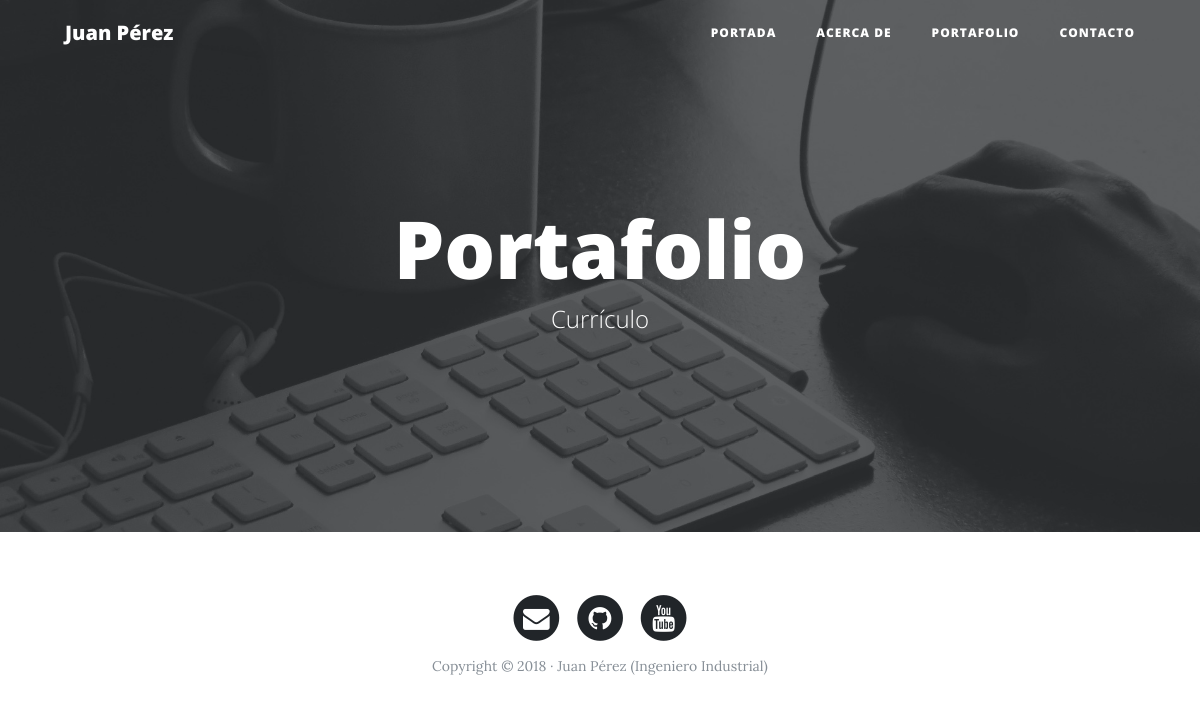
Page /portfolio on the earlier database version.
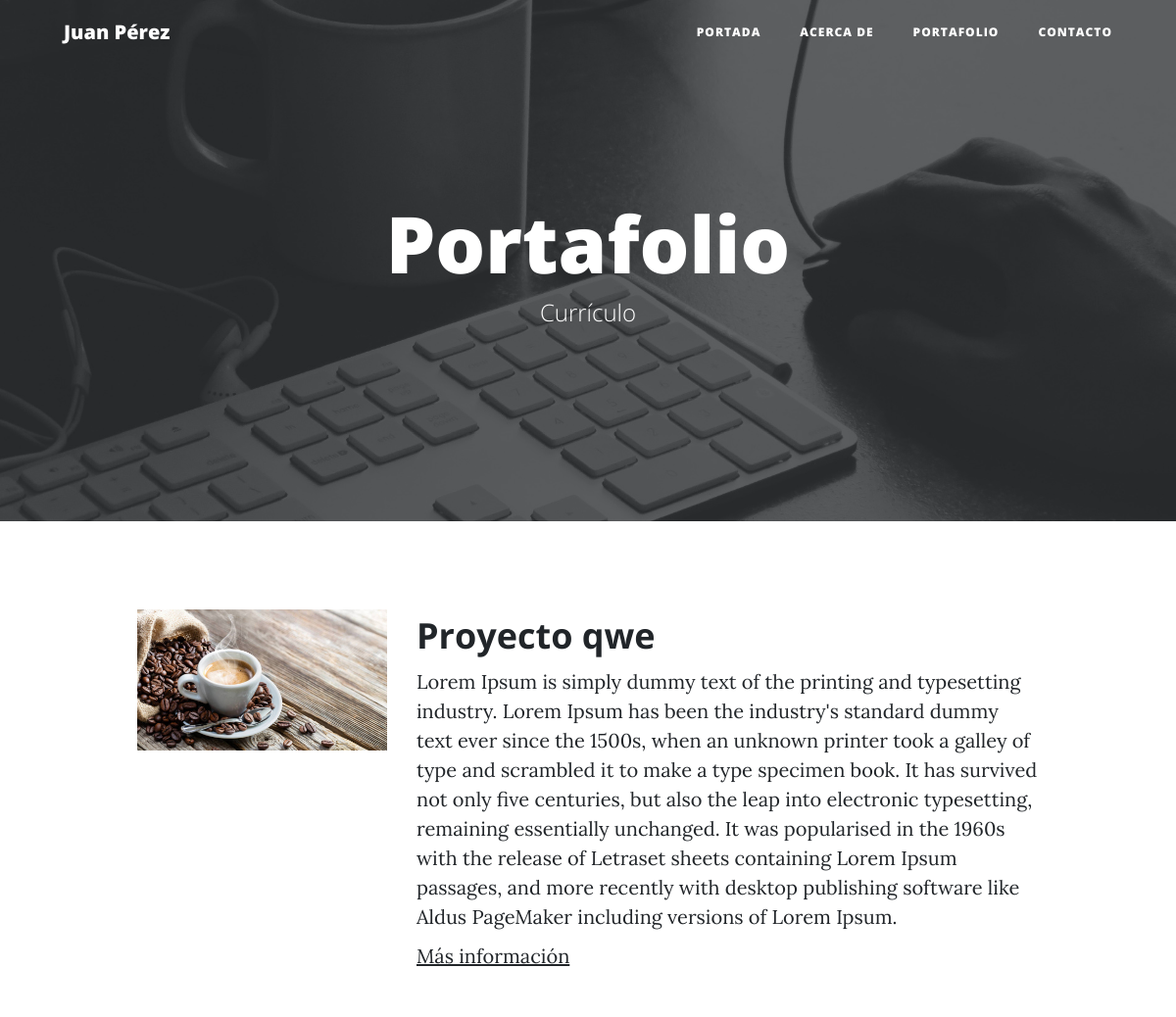
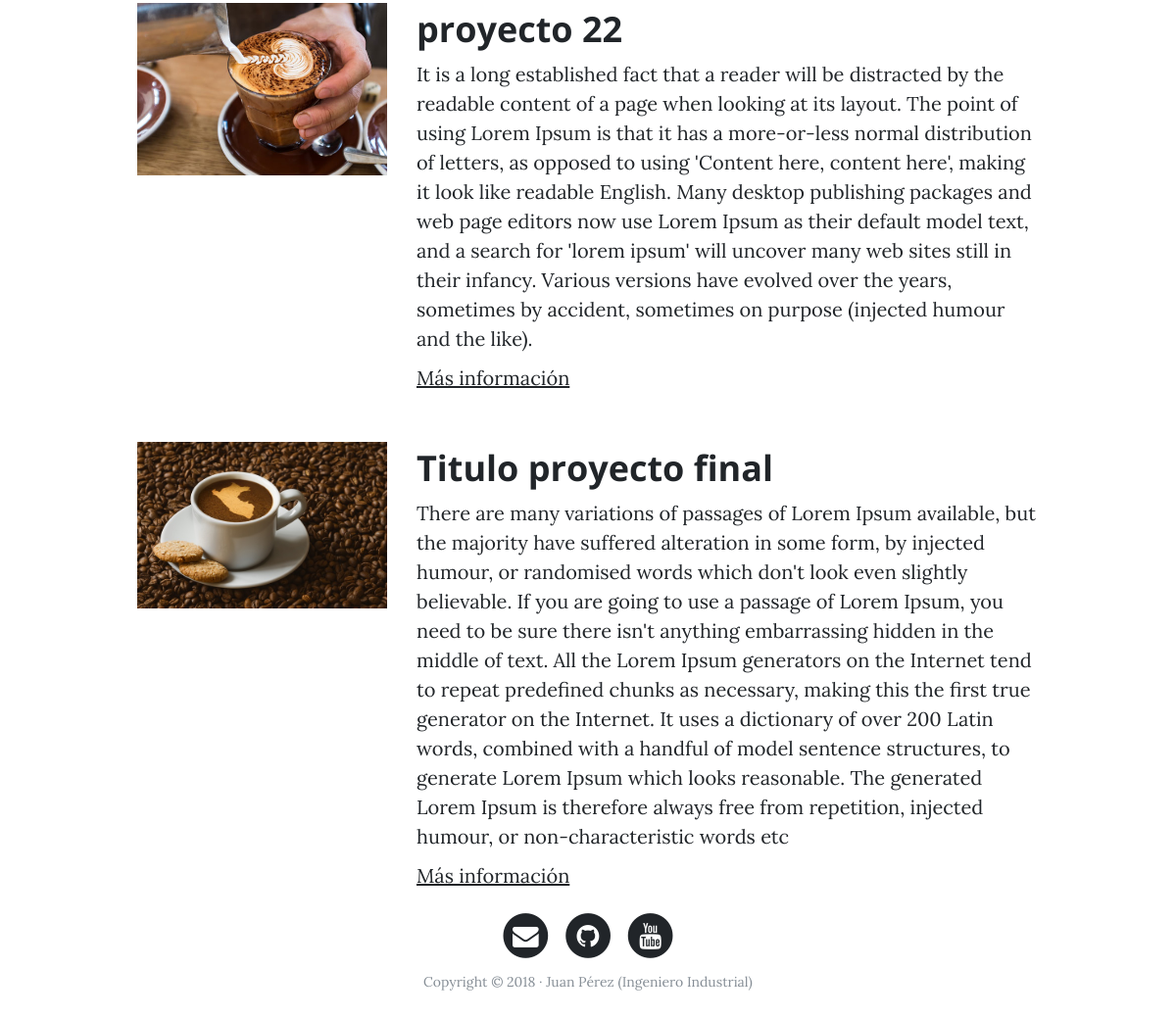
Same page on the later database version (2 pictures, top to bottom).
### portafolio/models.py (models this page shows, shortened)
class Project(models.Model):
	titulo=models.CharField(max_length=30,verbose_name='Titulo del Proyecto')
	descripcion=models.TextField()
	imagen=models.ImageField(upload_to='proyectos')
	link=models.URLField(null=True,blank=True,verbose_name='URL del proyecto')
	create=models.DateTimeField(auto_now_add=True,verbose_name='Fecha de Creación')
	update=models.DateTimeField(auto_now=True,verbose_name='Fecha de Actualización')
	class Meta:
		verbose_name='Proyecto'
		verbose_name_plural='Mis Proyectos'

### portafolio/views.py (the view)
# urls.py: path('portfolio',portafolio_views.portafolio, name='portfolio'),
def portafolio(request):
	proyectos=Project.objects.all()
	return render(request,"core/portfolio.html",{'proyectos':proyectos})

### core/templates/core/portfolio.html (shortened to what this page needs)
  {% extends "core/base.html" %}
  {% load static %}
  {% block bgimagen %}{% static 'core/img/home-bg.jpg' %}{% endblock %}
  {% block header %}
    <h1>Portafolio</h1>
	<span class="subheading">Currículo</span>
  {% endblock header %}
  {% block content %}
	    <div class="container">
	    {% for proyecto in proyectos %}
	      <div class="row project">
	      	<div class="col-lg-3 col-md-4 offset-lg-1">
			      <img class="img-fluid" src="{{proyecto.imagen.url}}" alt="">
	      	</div>
	        <div class="col-lg-7 col-md-8">
	      		<h2 class="section-heading title">{{proyecto.titulo}}</h2>
	          <p>{{proyecto.descripcion}}</p>
	          <p><a href="http://google.com">Más información</a></p>
	      	</div>
	      </div>
	     {% endfor %}
		</div>
{% endblock content %}

### core/templates/core/base.html (shortened to what this page needs)
<!DOCTYPE html>
<html lang="es">
  <head>
    {% load static %}
    <link href="{% static 'core/vendor/bootstrap/css/bootstrap.min.css' %}" rel="stylesheet">
    <link href="{% static 'core/vendor/font-awesome/css/font-awesome.min.css' %}" rel="stylesheet" type="text/css">
    <link href="{% static 'core/css/clean-blog.min.css' %}" rel="stylesheet">
  </head>
  <body>
    <nav class="navbar navbar-expand-lg navbar-light fixed-top" id="mainNav">
      <div class="container">
        <a class="navbar-brand" href="index.html">Juan Pérez</a>
        <div class="collapse navbar-collapse" id="navbarResponsive">
          <ul class="navbar-nav ml-auto">
            <li class="nav-item">
              <a class="nav-link" href="{% url 'home' %}">Portada</a>
            </li>
            <li class="nav-item">
              <a class="nav-link" href="{% url 'about' %}">Acerca de</a>
            </li>
            <li class="nav-item">
              <a class="nav-link" href="{% url 'portfolio' %}">Portafolio</a>
            </li>
            <li class="nav-item">
              <a class="nav-link" href="{% url 'contact' %}">Contacto</a>
            </li>
          </ul>
        </div>
      </div>
    </nav>
    <header class="masthead" style="background-image: url('{% block bgimagen %}{% endblock %}')">
      <div class="overlay"></div>
      <div class="container">
        <div class="row">
          <div class="col-lg-8 col-md-10 mx-auto">
            <div class="site-heading">
              {% block header %}{% endblock header %}
            </div>
          </div>
        </div>
      </div>
    </header>
    {% block content %}{% endblock content %}
    <footer>
      <div class="container">
        <div class="row">
          <div class="col-lg-8 col-md-10 mx-auto">
            <ul class="list-inline text-center">
              <li class="list-inline-item">
                <a href="#">
                  <span class="fa-stack fa-lg">
                    <i class="fa fa-circle fa-stack-2x"></i>
                    <i class="fa fa-envelope fa-stack-1x fa-inverse"></i>
                  </span>
                </a>
              </li>
              <li class="list-inline-item">
                <a href="#">
                  <span class="fa-stack fa-lg">
                    <i class="fa fa-circle fa-stack-2x"></i>
                    <i class="fa fa-github fa-stack-1x fa-inverse"></i>
                  </span>
                </a>
              </li>
              <li class="list-inline-item">
                <a href="#">
                  <span class="fa-stack fa-lg">
                    <i class="fa fa-circle fa-stack-2x"></i>
                    <i class="fa fa-youtube fa-stack-1x fa-inverse"></i>
                  </span>
                </a>
              </li>
            </ul>
            <p class="copyright text-muted">Copyright &copy; 2018 · Juan Pérez (Ingeniero Industrial) </p>
          </div>
        </div>
      </div>
    </footer>
  </body>
</html>

Differences in the rows shown:
added Project: imagen (picture), titulo "Proyecto qwe", descripcion "Lorem Ipsum is simply dummy text of the printing and typesetting industry. Lorem Ipsum has been the industry's standard dummy text ever since the 1500s, when an unknown printer took a galley of type and scrambled it to make a type specimen book. It has survived not only five centuries, but also the leap into electronic typesetting, remaining essentially unchanged. It was popularised in the 1960s with the release of Letraset sheets containing Lorem Ipsum passages, and more recently with desktop publishing software like Aldus PageMaker including versions of Lorem Ipsum."
added Project: imagen (picture), titulo "proyecto 22", descripcion "It is a long established fact that a reader will be distracted by the readable content of a page when looking at its layout. The point of using Lorem Ipsum is that it has a more-or-less normal distribution of letters, as opposed to using 'Content here, content here', making it look like readable English. Many desktop publishing packages and web page editors now use Lorem Ipsum as their default model text, and a search for 'lorem ipsum' will uncover many web sites still in their infancy. Various versions have evolved over the years, sometimes by accident, sometimes on purpose (injected humour and the like)."
added Project: imagen (picture), titulo "Titulo proyecto final", descripcion "There are many variations of passages of Lorem Ipsum available, but the majority have suffered alteration in some form, by injected humour, or randomised words which don't look even slightly believable. If you are going to use a passage of Lorem Ipsum, you need to be sure there isn't anything embarrassing hidden in the middle of text. All the Lorem Ipsum generators on the Internet tend to repeat predefined chunks as necessary, making this the first true generator on the Internet. It uses a dictionary of over 200 Latin words, combined with a handful of model sentence structures, to generate Lorem Ipsum which looks reasonable. The generated Lorem Ipsum is therefore always free from…"
